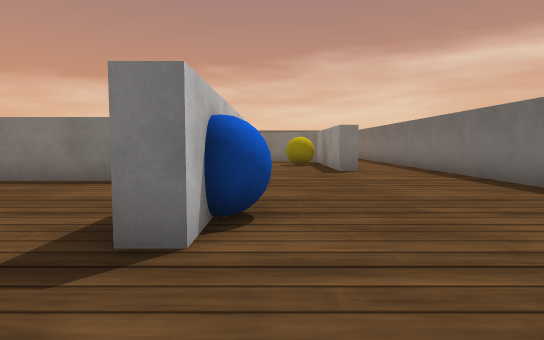
[1] (above)

17 first-person views from a walk through a world built for the Webots simulator. The camera is 0.14 m above the floor, tilts 4° down and sees 75° across. The floor is counted in squares, 0.2 m on a side. Each view is taken from the middle of a square. On the plan, view 1 faces up. The plan holds only what a view shows up to about 11 squares ahead; the rest is blank. Robots are left out. Webots' stock objects and surfaces are drawn as simple stand-ins.

[2]
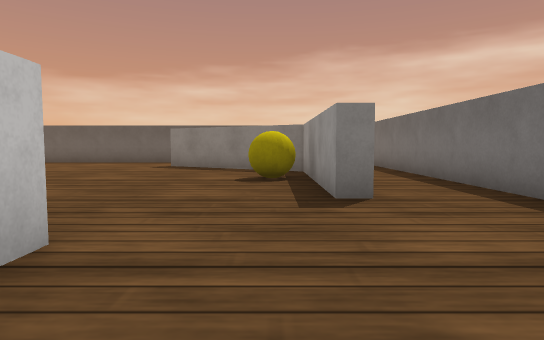

[3]
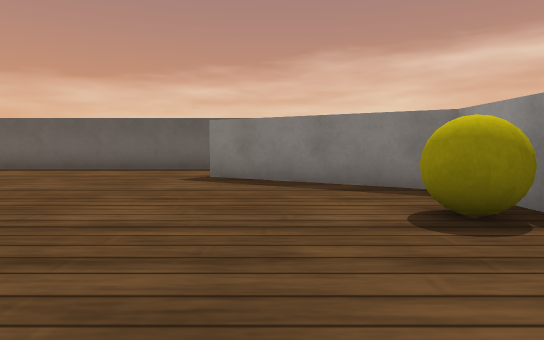

[4]
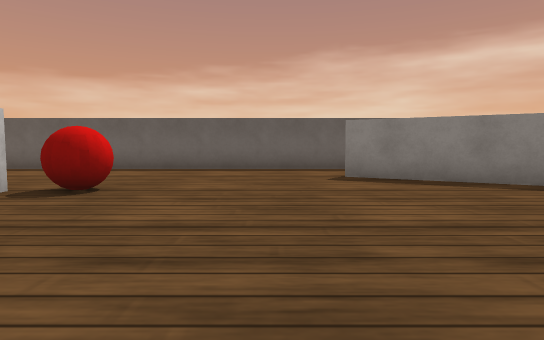

[5]
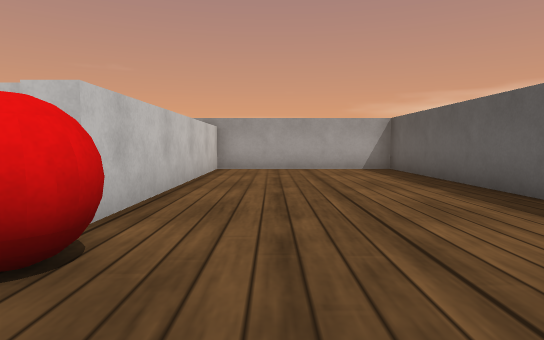

[6]
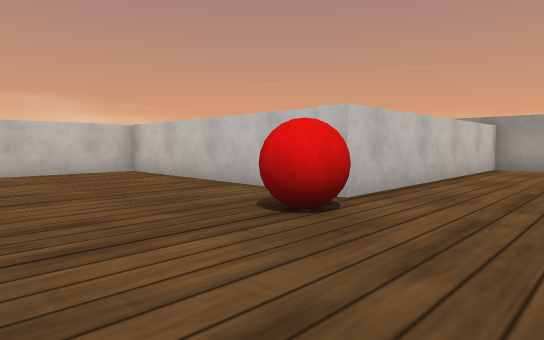

[7]
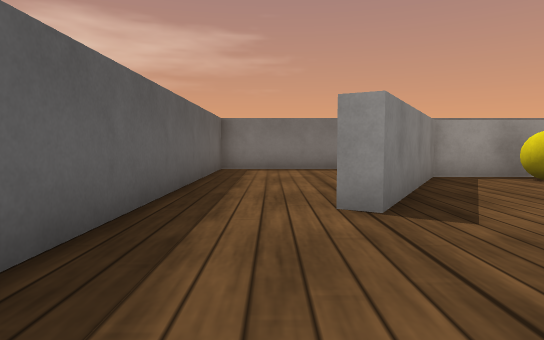

[8]
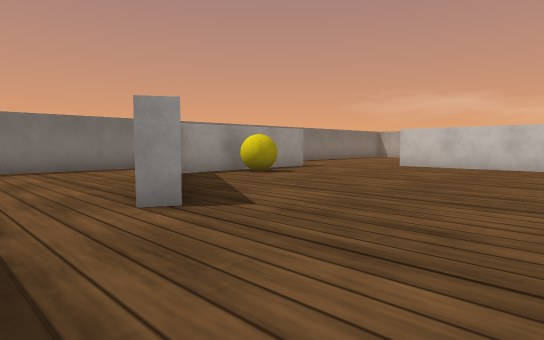

[9]
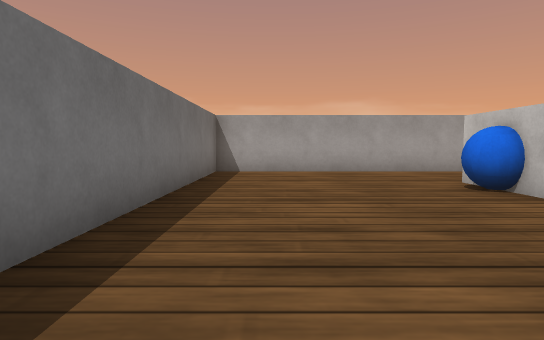

[10]
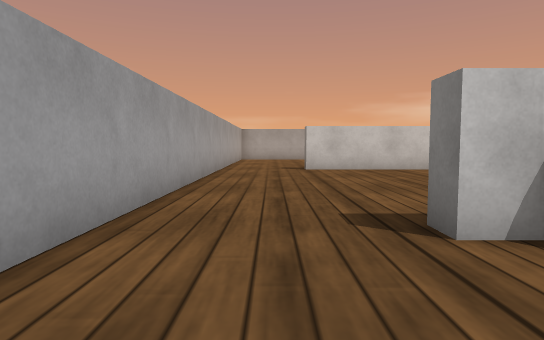

[11]
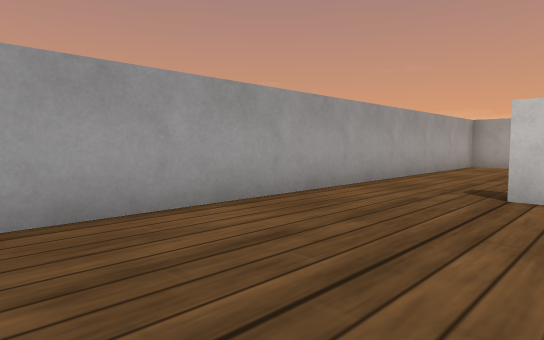

[12]
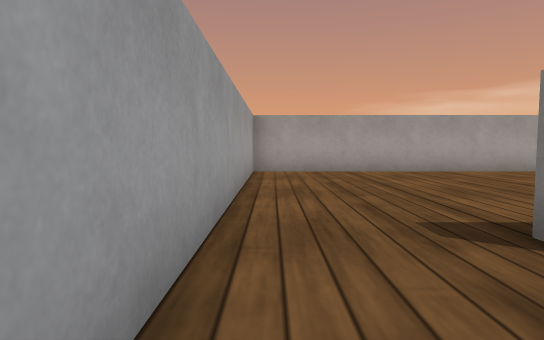

[13]
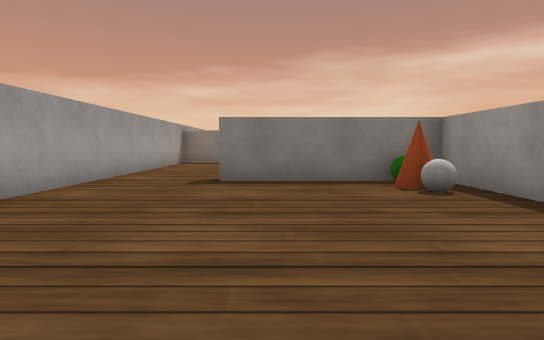

[14]
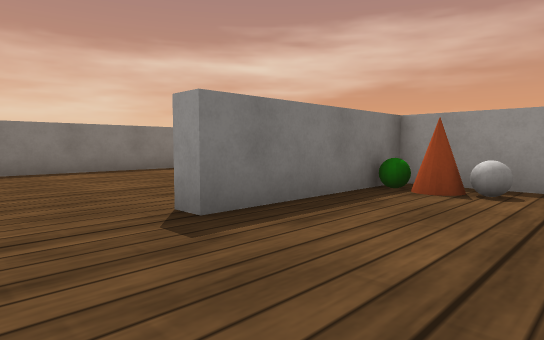

[15]
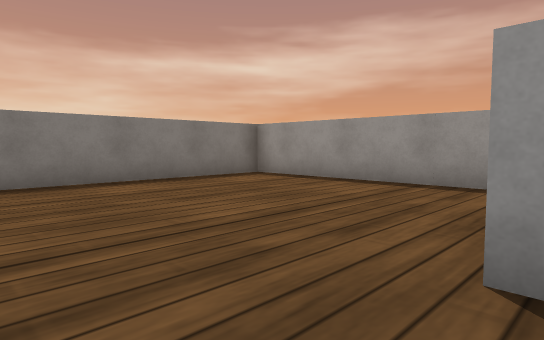

[16]
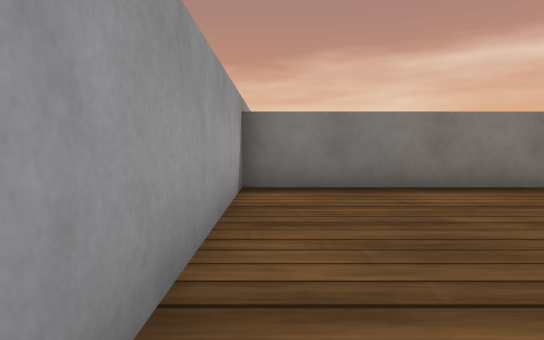

[17]
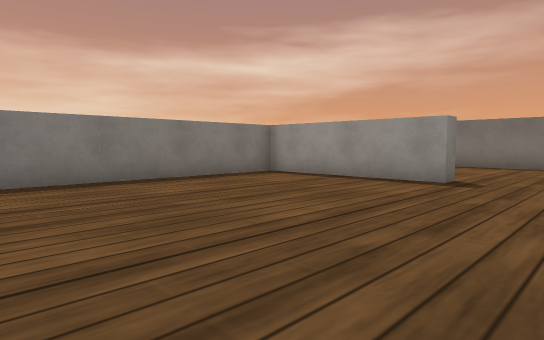

### Floor plan
Points are (right, up) in squares from view 1. A wall is a line through its corners. A room is listed if a view was taken in it or the views show most of it. See-through windows are left out.
Room 1 (views 1, 2, 3, 4, 5, 6, 7, 8, 9, 10)
walls: (-0.6, 7.5) (-0.6, 7); (2.4, 9.6) (1.8, 9.6) (1.8, 14.4) (-2.4, 16.9) (-2.1, 17.3); (-0.6, 4.4) (-0.6, 2.4); (-0.5, -0.5) (4.5, -0.5) (4.5, 19.5) (-15.5, 19.5) (-15.5, 14.4) (-8.2, 14.4) (-8.2, 7.5) (-1.9, 7.5)
ways out: opening at (-1, 1) to room 2
objects: red ball (-7, 14) to (-7, 15); blue ball (0, 3) to (0, 4); yellow ball (1, 12) to (1, 13)
Room 2 (views 11, 12)
walls: (-0.6, 2.4) (-1.1, 2.4) (-1.1, 7) (-7.1, 7); (-8.2, 5.6) (-8.2, 2); (-7.5, -0.5) (-0.5, -0.5)
ways out: opening at (-1, 1) to room 1; opening at (-8, 0.5) to room 3
Room 3 (views 13, 14, 15, 16, 17)
walls: (-8.7, 4.3) (-8.7, 7) (-13, 7) (-13, 7.5); (-8.7, 8.5) (-8.7, 13.9) (-15.5, 13.9) (-15.5, -0.5) (-7.5, -0.5); (-8.2, 2) (-8.8, 2)
ways out: opening at (-8, 0.5) to room 2
objects: white ball (-10, 5); cone (-10, 6) to (-9, 6); green ball (-10, 7)

Positions as (right, up) in squares from view 1, and headings:
1: (0, 0), facing up
2: (1, 5), facing up
3: (-1, 9), facing up
4: (-4, 9), facing up
5: (-5, 16), facing left
6: (-4, 17), facing down-left
7: (-6, 18), facing right
8: (-6, 19), facing down-right
9: (3, 9), facing down
10: (2, 1), facing left
11: (-3, 3), facing down-left
12: (-6, 0), facing left
13: (-12, 0), facing up
14: (-15, 4), facing up-right
15: (-15, 7), facing up-right
16: (-15, 8), facing up
17: (-8, 0), facing up-right
